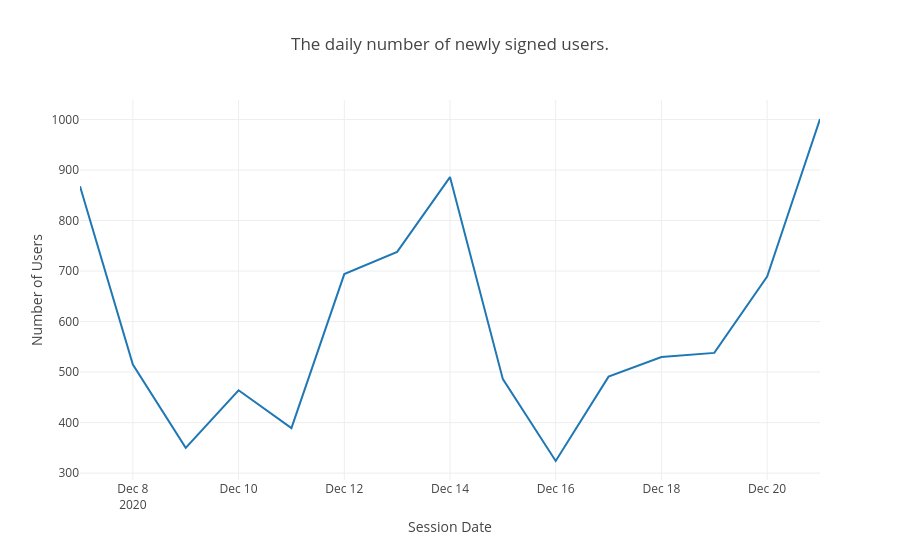

Notebook source saved alongside this figure:
### Markdown cell above
*The dataset of new EU users who signed up in the online store from December 7 to 21, 2020 contains fewer unique users than the dataset containing test participants:*
* dataset `df_new_eu_users`: 8963 users
* dataset ` df_eu_test`: 9965 users

*I can assume that some users took part in A / B testing without prior registration in the online store, for example, using the 'Buy Now' button, etc. We can check this version later.*

*So let's continue with our new EU users.*

### Code cell
tmp_users_by_date = df_new_eu_users.groupby('first_date')['user_id'].agg([
    ('n_users', 'count')]).reset_index()

tmp_users_by_date

fig = px.line(tmp_users_by_date,
              x="first_date",
              y="n_users",
              title='The daily number of newly signed users.',
              labels={
                  'n_users': 'Number of Users',
                  'first_date': 'Session Date'
              })

# fig.show('svg')

fig.show()

### Figure 1 — Plotly figure (JSON) as saved in the notebook; plotly's stock layout.template omitted (floating-point values rounded to 4 significant figures)
{"data": [{"hovertemplate": "Session Date=%{x}<br>Number of Users=%{y}<extra></extra>", "legendgroup": "", "line": {"color": "#1F77B4", "dash": "solid"}, "marker": {"symbol": "circle"}, "mode": "lines", "name": "", "orientation": "v", "showlegend": false, "type": "scatter", "x": ["2020-12-07T00:00:00.000000", "2020-12-08T00:00:00.000000", "2020-12-09T00:00:00.000000", "2020-12-10T00:00:00.000000", "2020-12-11T00:00:00.000000", "2020-12-12T00:00:00.000000", "2020-12-13T00:00:00.000000", "2020-12-14T00:00:00.000000", "2020-12-15T00:00:00.000000", "2020-12-16T00:00:00.000000", "2020-12-17T00:00:00.000000", "2020-12-18T00:00:00.000000", "2020-12-19T00:00:00.000000", "2020-12-20T00:00:00.000000", "2020-12-21T00:00:00.000000"], "xaxis": "x", "y": [868, 515, 350, 464, 389, 694, 738, 886, 486, 324, 491, 530, 538, 689, 1001], "yaxis": "y"}], "layout": {"legend": {"tracegroupgap": 0}, "title": {"text": "The daily number of newly signed users."}, "xaxis": {"anchor": "y", "domain": [0, 1], "title": {"text": "Session Date"}}, "yaxis": {"anchor": "x", "domain": [0, 1], "title": {"text": "Number of Users"}}}}
